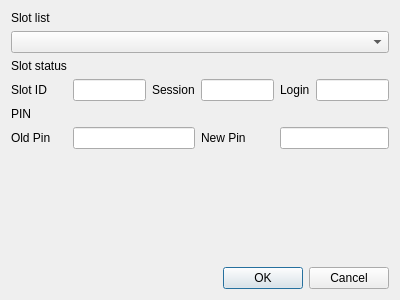
<?xml version="1.0" encoding="UTF-8"?>
<ui version="4.0">
 <class>SetPinDlg</class>
 <widget class="QDialog" name="SetPinDlg">
  <property name="geometry">
   <rect>
    <x>0</x>
    <y>0</y>
    <width>400</width>
    <height>300</height>
   </rect>
  </property>
  <property name="windowTitle">
   <string>Dialog</string>
  </property>
  <layout class="QGridLayout" name="gridLayout">
   <item row="0" column="0">
    <widget class="QLabel" name="label">
     <property name="text">
      <string>Slot list</string>
     </property>
    </widget>
   </item>
   <item row="5" column="0">
    <widget class="QLabel" name="label_5">
     <property name="text">
      <string>Old Pin</string>
     </property>
    </widget>
   </item>
   <item row="1" column="0" colspan="6">
    <widget class="QComboBox" name="comboBox"/>
   </item>
   <item row="4" column="0">
    <widget class="QLabel" name="label_4">
     <property name="text">
      <string>PIN</string>
     </property>
    </widget>
   </item>
   <item row="3" column="3">
    <widget class="QLineEdit" name="lineEdit_2"/>
   </item>
   <item row="3" column="5">
    <widget class="QLineEdit" name="lineEdit_3"/>
   </item>
   <item row="7" column="3" colspan="3">
    <widget class="QDialogButtonBox" name="buttonBox">
     <property name="orientation">
      <enum>Qt::Horizontal</enum>
     </property>
     <property name="standardButtons">
      <set>QDialogButtonBox::Cancel|QDialogButtonBox::Ok</set>
     </property>
    </widget>
   </item>
   <item row="3" column="2">
    <widget class="QLabel" name="label_6">
     <property name="text">
      <string>Session</string>
     </property>
    </widget>
   </item>
   <item row="3" column="4">
    <widget class="QLabel" name="label_7">
     <property name="text">
      <string>Login</string>
     </property>
    </widget>
   </item>
   <item row="3" column="1">
    <widget class="QLineEdit" name="lineEdit"/>
   </item>
   <item row="3" column="0">
    <widget class="QLabel" name="label_3">
     <property name="text">
      <string>Slot ID</string>
     </property>
    </widget>
   </item>
   <item row="6" column="0">
    <spacer name="verticalSpacer">
     <property name="orientation">
      <enum>Qt::Vertical</enum>
     </property>
     <property name="sizeHint" stdset="0">
      <size>
       <width>20</width>
       <height>40</height>
      </size>
     </property>
    </spacer>
   </item>
   <item row="2" column="0">
    <widget class="QLabel" name="label_2">
     <property name="text">
      <string>Slot status</string>
     </property>
    </widget>
   </item>
   <item row="5" column="3">
    <widget class="QLabel" name="label_8">
     <property name="text">
      <string>New Pin</string>
     </property>
    </widget>
   </item>
   <item row="5" column="4" colspan="2">
    <widget class="QLineEdit" name="lineEdit_5"/>
   </item>
   <item row="5" column="1" colspan="2">
    <widget class="QLineEdit" name="lineEdit_4"/>
   </item>
  </layout>
 </widget>
 <resources/>
 <connections>
  <connection>
   <sender>buttonBox</sender>
   <signal>accepted()</signal>
   <receiver>SetPinDlg</receiver>
   <slot>accept()</slot>
   <hints>
    <hint type="sourcelabel">
     <x>248</x>
     <y>254</y>
    </hint>
    <hint type="destinationlabel">
     <x>157</x>
     <y>274</y>
    </hint>
   </hints>
  </connection>
  <connection>
   <sender>buttonBox</sender>
   <signal>rejected()</signal>
   <receiver>SetPinDlg</receiver>
   <slot>reject()</slot>
   <hints>
    <hint type="sourcelabel">
     <x>316</x>
     <y>260</y>
    </hint>
    <hint type="destinationlabel">
     <x>286</x>
     <y>274</y>
    </hint>
   </hints>
  </connection>
 </connections>
</ui>
